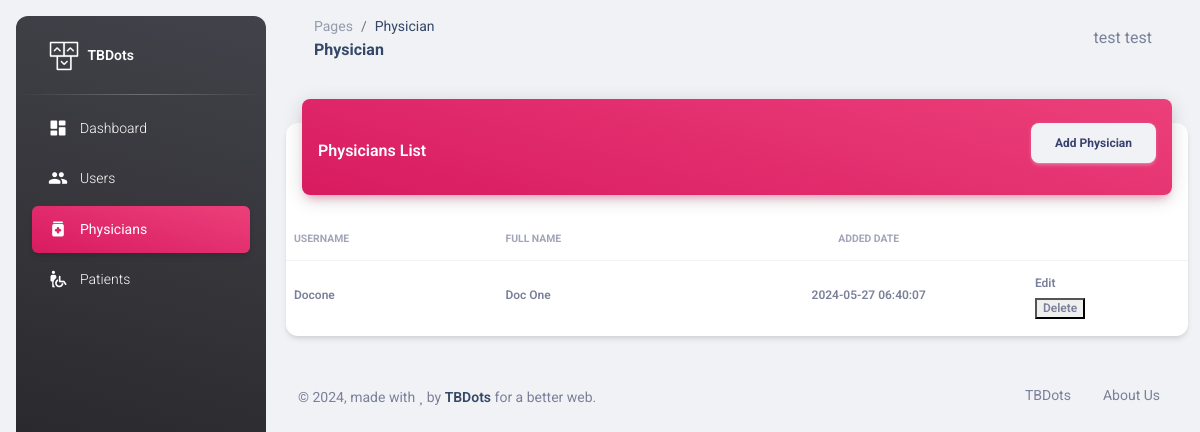
Page /physician.php (signed in) on the committed database.
### tables this page shows
CREATE TABLE IF NOT EXISTS `users` (
  `id` int NOT NULL AUTO_INCREMENT,
  `username` varchar(50) NOT NULL,
  `password` text NOT NULL,
  `first_name` text NOT NULL,
  `last_name` text NOT NULL,
  `role` int NOT NULL DEFAULT '0',
  `updated_at` timestamp NOT NULL DEFAULT CURRENT_TIMESTAMP,
  `created_at` timestamp NOT NULL DEFAULT CURRENT_TIMESTAMP ON UPDATE CURRENT_TIMESTAMP,
  PRIMARY KEY (`id`),
  KEY `FK_users_roles` (`role`),
  CONSTRAINT `FK_users_roles` FOREIGN KEY (`role`) REFERENCES `roles` (`id`) ON DELETE CASCADE ON UPDATE CASCADE
);

### physician.php (the view, shortened to what this page needs)
<?php
require_once "connection/db.php";
include_once('head.php');
$sql = "SELECT users.id, username, first_name, last_name, password, roles.module, roles.description, roles.id as role_id, users.created_at FROM users INNER JOIN roles ON users.role = roles.id WHERE users.role = 3 ORDER BY users.created_at DESC";
$users = $conn->query($sql);
?>
<body class="g-sidenav-show  bg-gray-200">
  <?php
    include_once('sidebar.php');
  ?>
  <main class="main-content position-relative max-height-vh-100 h-100 border-radius-lg ">
    <?php
      include_once('navbar.php');
    ?>
    <div class="container-fluid py-4">
      <div class="row">
        <div class="col-12">
          <div class="card my-4">
            <div class="card-header p-0 position-relative mt-n4 mx-3 z-index-2">
              <div class="bg-gradient-primary shadow-primary border-radius-lg pt-4 pb-3 d-flex justify-content-between align-items-center">
                <h6 class="text-white text-capitalize ps-3 mb-0">Physicians List</h6>
                <?php if(isset($_SESSION['module']) && in_array(6, $_SESSION['module'])): ?>
                  <button type="button" class="btn btn-light text-capitalize me-3" data-bs-toggle="modal" data-bs-target="#addUserModal">
                    Add Physician
                  </button>
                <?php endif; ?>
              </div>
            </div>
            <div class="card-body px-0 pb-2">
              <div class="table-responsive p-0">
                <table class="table align-items-center mb-0">
                  <thead>
                    <tr>
                      <th class="text-uppercase text-secondary text-xxs font-weight-bolder opacity-7 ps-2">Username</th>
                      <th class="text-uppercase text-secondary text-xxs font-weight-bolder opacity-7 ps-2">Full name</th>
                      <th class="text-center text-uppercase text-secondary text-xxs font-weight-bolder opacity-7">Added Date</th>
                      <th class="text-secondary opacity-7"></th>
                    </tr>
                  </thead>
                  <tbody>
                    <?php
                        if ($users->num_rows > 0) {
                          while($row = $users->fetch_assoc()) {
                            echo "
                              <tr>
                                <td><span class='text-secondary text-xs font-weight-bold'>".$row["username"]."</span></td>
                                <td><span class='text-secondary text-xs font-weight-bold'>".$row["first_name"]. " ".$row["last_name"]."</span></td>
                                <td class='text-center'><span class='text-secondary text-xs font-weight-bold'>".$row["created_at"]."</span></td>
                                <td class='align-middle'>";
                            echo in_array(7, $_SESSION['module']) ? "
                              <a href='javascript:void(0);' onclick='editUser(\"".$row["id"]."\",\"".$row["username"]."\",\"".$row["first_name"]."\",\"".$row["last_name"]."\",\"".$row["role_id"]."\")' class='text-secondary font-weight-bold text-xs' data-toggle='tooltip' data-original-title='Edit user'>
                                Edit
                              </a>" : "";
                            echo in_array(8, $_SESSION['module']) ? "
                              <form method='POST' action='".htmlspecialchars($_SERVER["PHP_SELF"])."'>
                                  <input type='hidden' name='delete_id' value='".$row["id"]."'>
                                  <button type='submit' class='text-secondary font-weight-bold text-xs' data-toggle='tooltip' data-original-title='Delete user'>
                                      Delete
                                  </button>
                              </form>" : "";
                            echo "
                              </td>
                              </tr>
                            ";
                          }
                        }
                    ?>
                  </tbody>
                </table>
              </div>
            </div>
          </div>
        </div>
      </div>
      <?php
        include_once('footer.php');
      ?>
    </div>
  </main>
</body>
</html>

### rows in the picture
users: username "Docone", first_name "Doc", last_name "One", created_at "2024-05-27 06:40:07"

### other values in the picture
str_replace('_', ' ', str_replace('.php', '', $current_page)) "Physician"
$_SESSION['fullname'] "test test"
